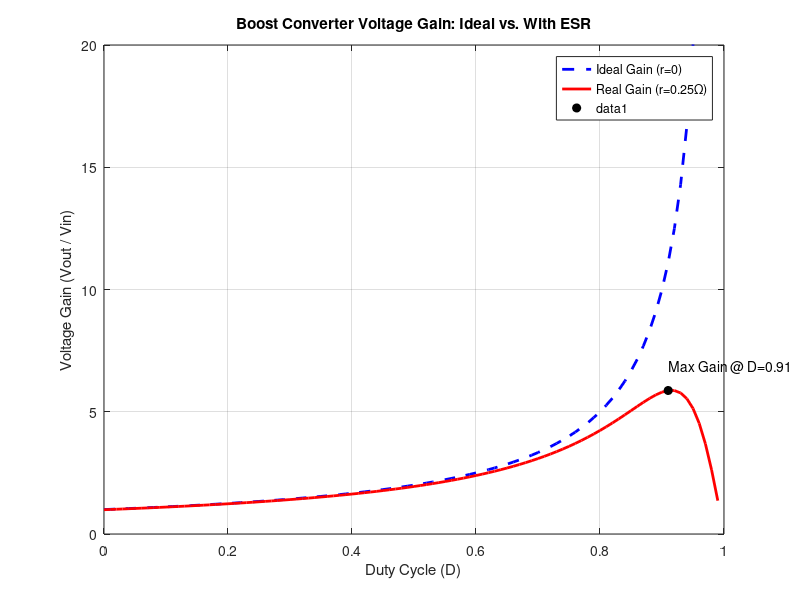

This figure's MATLAB source:
% Parameters
r = 0.250;       % Inductor ESR in Ohms (250 mOhm)
R_load = 34.56;     % Load Resistance in Ohms (Assumed)
D = 0:0.01:0.99; % Duty Cycle vector (0 to 95%)

% 1. Ideal Gain Calculation (r = 0)
% Formula: 1 / (1-D)
Gain_Ideal = 1 ./ (1 - D);

% 2. Non-Ideal Gain Calculation (with ESR)
% Formula Derived above
ratio = r / R_load;
Gain_Real = (1 - D) ./ ( (1 - D).^2 + ratio );

% Plotting
figure;
plot(D, Gain_Ideal, 'b--', 'LineWidth', 2); hold on;
plot(D, Gain_Real, 'r-', 'LineWidth', 2);
grid on;

% Formatting
title('Boost Converter Voltage Gain: Ideal vs. With ESR');
xlabel('Duty Cycle (D)');
ylabel('Voltage Gain (Vout / Vin)');
legend('Ideal Gain (r=0)', ['Real Gain (r=' num2str(r) '\Omega)']);
xlim([0 1]);
ylim([0 20]); % Limiting Y-axis to see the divergence clearly

% Mark the maximum point of the real curve
[max_gain, max_idx] = max(Gain_Real);
plot(D(max_idx), max_gain, 'ko', 'MarkerFaceColor', 'k');
text(D(max_idx), max_gain+1, sprintf('Max Gain @ D=%.2f', D(max_idx)));